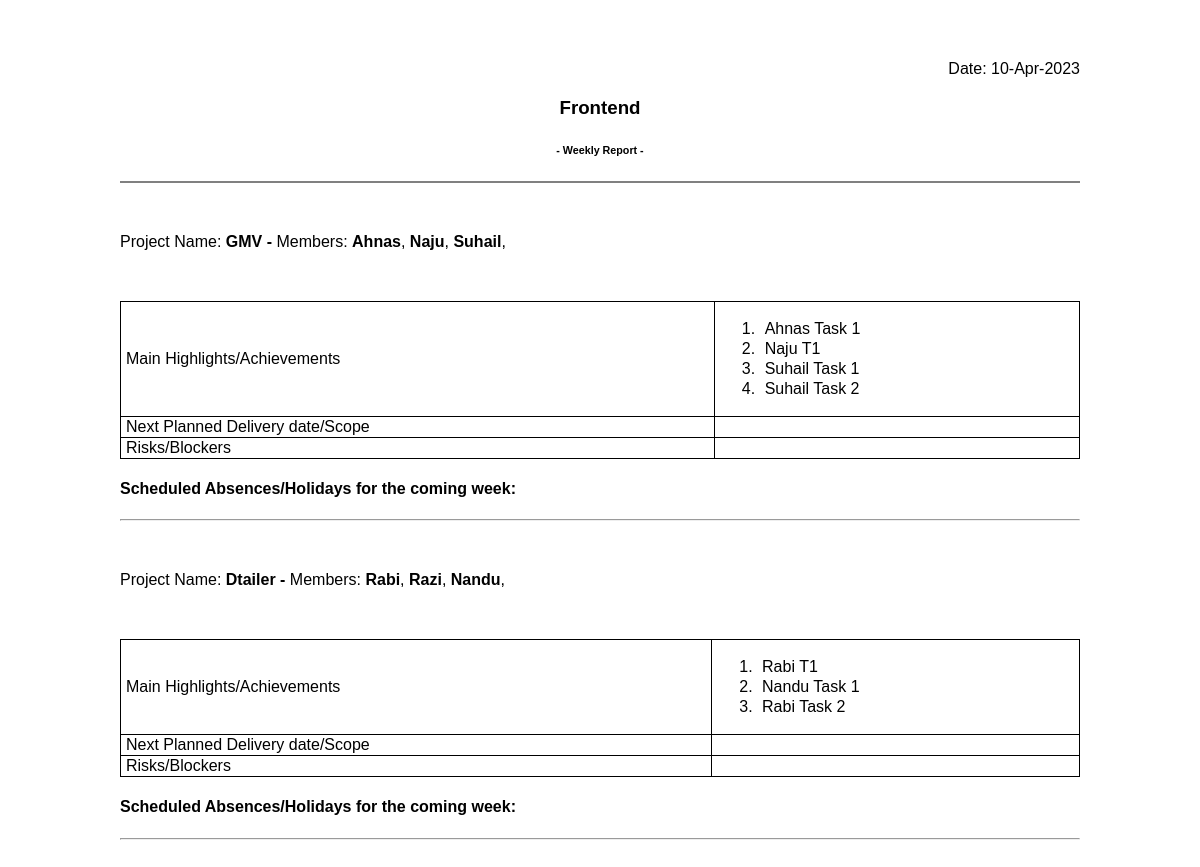
Before: / with the older database file.
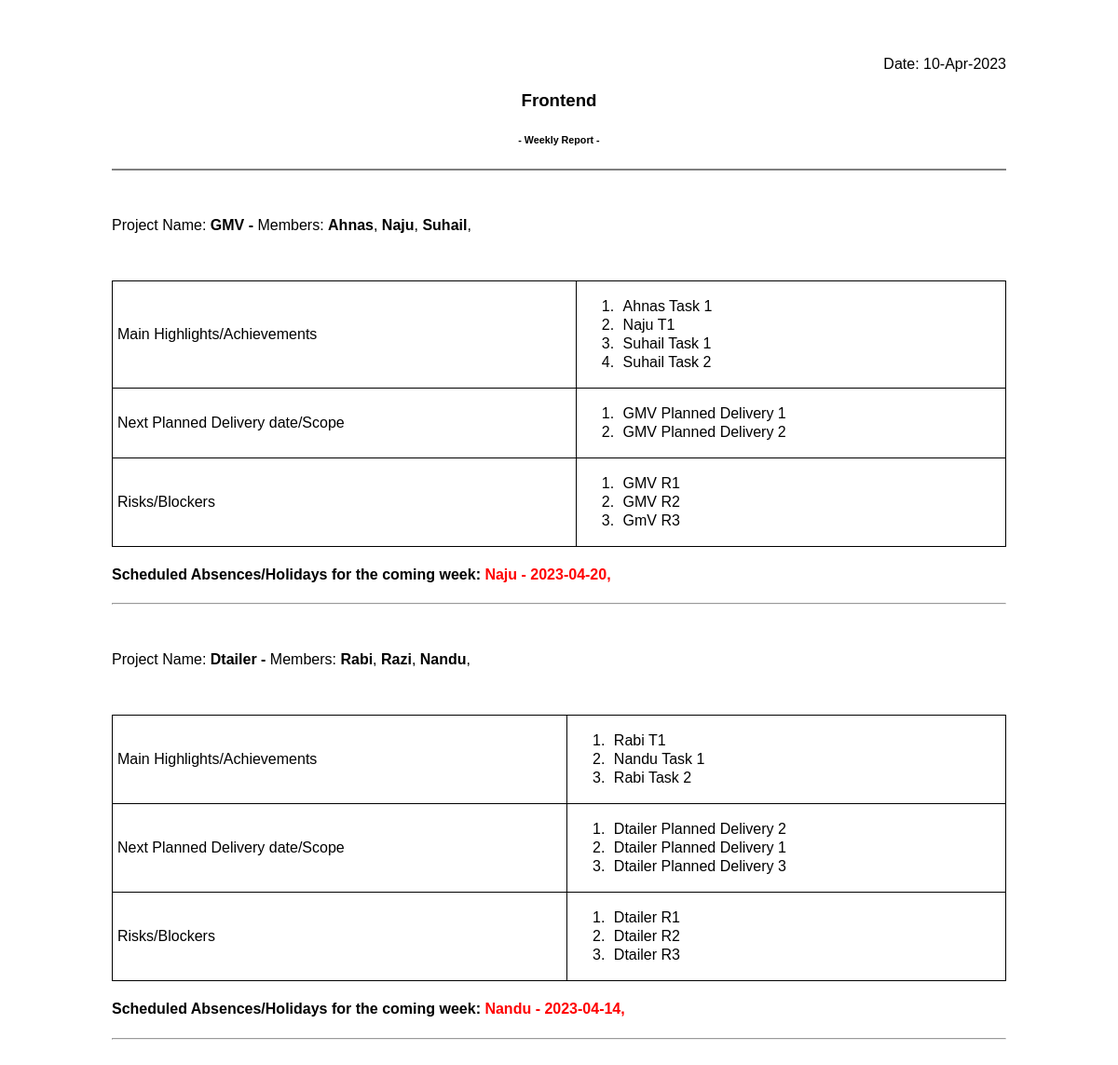
After: the same page with the newer database file.
### web/models.py (models this page shows, shortened)
class ProjectDepartment(models.Model):
    title = models.CharField(max_length=120,unique=True)

class Project(models.Model):
    projectDepartments = models.ForeignKey("ProjectDepartment", on_delete=models.CASCADE)
    title = models.CharField(max_length=120,unique=True)

class ProjectMember(models.Model):
    project = models.ForeignKey("Project", on_delete=models.CASCADE)
    member = models.CharField(max_length=120,unique=True)
    def __str__(self):
        return str(self.member)

class Task(models.Model):
    project = models.ForeignKey("Project", on_delete=models.CASCADE)
    task = models.CharField(max_length=1000,unique=True)
    class Meta:
        verbose_name = ('Main Highlights/Achievements')
        verbose_name_plural = ('Main Highlights/Achievements')

class PlannedScope(models.Model):
    project = models.ForeignKey("Project", on_delete=models.CASCADE)
    details = models.CharField(max_length=1000,unique=True)
    class Meta:
        verbose_name = ('Next Planned Delivery date/Scope')
        verbose_name_plural = ('Next Planned Delivery date/Scope')

class Risk(models.Model):
    project = models.ForeignKey("Project", on_delete=models.CASCADE)
    risk = models.CharField(max_length=1000,unique=True)
    class Meta:
        verbose_name = ('Risks/Blockers')
        verbose_name_plural = ('Risks/Blockers')

class PlannedLeave(models.Model):
    project = models.ForeignKey("Project", on_delete=models.CASCADE)
    member = models.ForeignKey("ProjectMember",unique=True, on_delete=models.CASCADE)
    date = models.CharField(max_length=1000)

### web/views.py (the view)
# urls.py: path('', views.index,name="index"),
def index(request):
    projectDepartments = ProjectDepartment.objects.all()
    projects = Project.objects.all()
    projectmembers = ProjectMember.objects.all()
    task = Task.objects.all()
    plannedScope = PlannedScope.objects.all()
    risk = Risk.objects.all()
    plannedLeave = PlannedLeave.objects.all()
    context = {
        "is_index" : True,
        "projectDepartments" : projectDepartments,
        "projects" : projects,
        "projectmembers": projectmembers,
        "task":task,
        "plannedScope":plannedScope,
        "risk":risk,
        "plannedLeave":plannedLeave,
    }
    return render(request, 'index.html',context)

### web/templates/index.html (shortened to what this page needs)
<!DOCTYPE html>
<html lang="en">
<head>
</head>
<body style="font-family: Calibri, sans-serif; margin: 5% 10%;">
    {% for projectDepartments in projectDepartments %}
    <div>
        <p style="text-align: right;">Date: <span>10-Apr-2023</span></p>
        <h3 style="text-align: center;"><b>{{projectDepartments.title}}</b></h3>
        <h6 style="text-align: center;">- Weekly Report -</h6>
        <hr style="height: 2px; border-width: 0; color: gray; background-color: gray;">
    </div>
    <section>
        {% for projects in projects %}
        {% if projects.projectDepartments.id == projectDepartments.id %}
        <div>
            <h4 style="font-weight: 200; margin:50px 0px ;">Project Name: <span><b>{{projects.title}} - </b>Members:
                    {% for projectmembers in projectmembers %}
                    {% if projectmembers.project.id == projects.id%}
                    <b>{{projectmembers.member}}</b>,
                    {% endif %}
                    {% endfor %}
                </span></h4>
            <table style="width: 100%; margin-top: 20px; padding: 50px;">
                <tr>
                    <td>Main Highlights/Achievements</td>
                    <td>
                        <ul style="list-style-type: decimal;">
                            {% for task in task %}
                            {% if task.project.id == projects.id %}
                            <li>{{task.task}}</li>
                            {% endif %}
                            {% endfor %}
                        </ul>
                    </td>
                </tr>
                <tr>
                    <td>Next Planned Delivery date/Scope</td>
                    <td>
                        <ul style="list-style-type: decimal;">
                            {% for plannedScope in plannedScope %}
                            {% if plannedScope.project.id == projects.id %}
                            <li>{{plannedScope.details}}</li>
                            {% endif %}
                            {% endfor %}
                        </ul>
                    </td>
                </tr>
                <tr>
                    <td>Risks/Blockers</td>
                    <td>
                        <ul style="list-style-type: decimal;">
                            {% for risk in risk %}
                            {% if risk.project.id == projects.id %}
                            <li>{{risk.risk}}</li>
                            {% endif %}
                            {% endfor %}
                        </ul>
                    </td>
                </tr>
            </table>
            <h4>Scheduled Absences/Holidays for the coming week:
                {% for plannedLeave in plannedLeave %}
                {% if plannedLeave.project.id == projects.id %}
                <span style="color:rgb(255, 0, 0)">{{plannedLeave.member}} - {{plannedLeave.date}},</span>
                {% endif %}
                {% endfor %}
            </h4>
            <hr>
        </div>
    </section>
    {% endif %}
    {% endfor %}
    {% endfor %}
</body>
</html>

### web/templates/index.html (style rules this page uses)
table, tr, td { border: 1px solid black; border-collapse: collapse; }
td, li { padding: 1px 5px; }

Changed rows visible on the page:
added PlannedScope: details "GMV Planned Delivery 1", shown under Project "GMV"
added PlannedScope: details "GMV Planned Delivery 2", shown under Project "GMV"
added Risk: risk "GMV R1", shown under Project "GMV"
added Risk: risk "GMV R2", shown under Project "GMV"
added Risk: risk "GmV R3", shown under Project "GMV"
added PlannedLeave: member "Naju", date "2023-04-20", shown under Project "GMV"
added PlannedScope: details "Dtailer Planned Delivery 2", shown under Project "Dtailer"
added PlannedScope: details "Dtailer Planned Delivery 1", shown under Project "Dtailer"
added PlannedScope: details "Dtailer Planned Delivery 3", shown under Project "Dtailer"
added Risk: risk "Dtailer R1", shown under Project "Dtailer"
added Risk: risk "Dtailer R2", shown under Project "Dtailer"
added Risk: risk "Dtailer R3", shown under Project "Dtailer"
added PlannedLeave: member "Nandu", date "2023-04-14", shown under Project "Dtailer"
